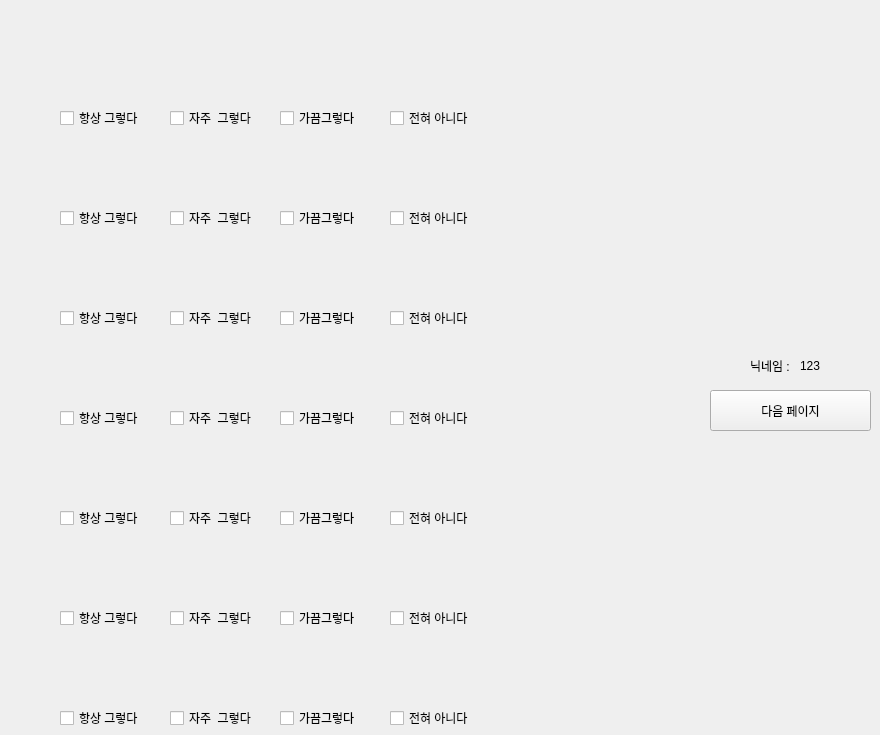
   <widget class="QWidget" name="page_19">
    <widget class="QCheckBox" name="y_11_3">
     <property name="geometry">
      <rect>
       <x>280</x>
       <y>310</y>
       <width>81</width>
       <height>16</height>
      </rect>
     </property>
     <property name="text">
      <string>가끔그렇다</string>
     </property>
     <attribute name="buttonGroup">
      <string notr="true">buttonGroup_41</string>
     </attribute>
    </widget>
    <widget class="QCheckBox" name="y_10_2">
     <property name="geometry">
      <rect>
       <x>170</x>
       <y>210</y>
       <width>91</width>
       <height>16</height>
      </rect>
     </property>
     <property name="text">
      <string>자주  그렇다</string>
     </property>
     <attribute name="buttonGroup">
      <string notr="true">buttonGroup_40</string>
     </attribute>
    </widget>
    <widget class="QCheckBox" name="y_11_4">
     <property name="geometry">
      <rect>
       <x>390</x>
       <y>310</y>
       <width>91</width>
       <height>16</height>
      </rect>
     </property>
     <property name="text">
      <string>전혀 아니다</string>
     </property>
     <attribute name="buttonGroup">
      <string notr="true">buttonGroup_41</string>
     </attribute>
    </widget>
    <widget class="QCheckBox" name="y_14_3">
     <property name="geometry">
      <rect>
       <x>280</x>
       <y>610</y>
       <width>81</width>
       <height>16</height>
      </rect>
     </property>
     <property name="text">
      <string>가끔그렇다</string>
     </property>
     <attribute name="buttonGroup">
      <string notr="true">buttonGroup_44</string>
     </attribute>
    </widget>
    <widget class="QCheckBox" name="y_9_4">
     <property name="geometry">
      <rect>
       <x>390</x>
       <y>110</y>
       <width>91</width>
       <height>16</height>
      </rect>
     </property>
     <property name="text">
      <string>전혀 아니다</string>
     </property>
     <attribute name="buttonGroup">
      <string notr="true">buttonGroup_39</string>
     </attribute>
    </widget>
    <widget class="QCheckBox" name="y_9_3">
     <property name="geometry">
      <rect>
       <x>280</x>
       <y>110</y>
       <width>81</width>
       <height>16</height>
      </rect>
     </property>
     <property name="text">
      <string>가끔그렇다</string>
     </property>
     <attribute name="buttonGroup">
      <string notr="true">buttonGroup_39</string>
     </attribute>
    </widget>
    <widget class="QCheckBox" name="y_13_1">
     <property name="geometry">
      <rect>
       <x>60</x>
       <y>510</y>
       <width>91</width>
       <height>16</height>
      </rect>
     </property>
     <property name="text">
      <string>항상 그렇다</string>
     </property>
     <attribute name="buttonGroup">
      <string notr="true">buttonGroup_43</string>
     </attribute>
    </widget>
    <widget class="QCheckBox" name="y_15_4">
     <property name="geometry">
      <rect>
       <x>390</x>
       <y>710</y>
       <width>91</width>
       <height>16</height>
      </rect>
     </property>
     <property name="text">
      <string>전혀 아니다</string>
     </property>
     <attribute name="buttonGroup">
      <string notr="true">buttonGroup_45</string>
     </attribute>
    </widget>
    <widget class="QCheckBox" name="y_13_2">
     <property name="geometry">
      <rect>
       <x>170</x>
       <y>510</y>
       <width>91</width>
       <height>16</height>
      </rect>
     </property>
     <property name="text">
      <string>자주  그렇다</string>
     </property>
     <attribute name="buttonGroup">
      <string notr="true">buttonGroup_43</string>
     </attribute>
    </widget>
    <widget class="QCheckBox" name="y_13_4">
     <property name="geometry">
      <rect>
       <x>390</x>
       <y>510</y>
       <width>91</width>
       <height>16</height>
      </rect>
     </property>
     <property name="text">
      <string>전혀 아니다</string>
     </property>
     <attribute name="buttonGroup">
      <string notr="true">buttonGroup_43</string>
     </attribute>
    </widget>
    <widget class="QCheckBox" name="y_10_3">
     <property name="geometry">
      <rect>
       <x>280</x>
       <y>210</y>
       <width>81</width>
       <height>16</height>
      </rect>
     </property>
     <property name="text">
      <string>가끔그렇다</string>
     </property>
     <attribute name="buttonGroup">
      <string notr="true">buttonGroup_40</string>
     </attribute>
    </widget>
    <widget class="QCheckBox" name="y_15_2">
     <property name="geometry">
      <rect>
       <x>170</x>
       <y>710</y>
       <width>91</width>
       <height>16</height>
      </rect>
     </property>
     <property name="text">
      <string>자주  그렇다</string>
     </property>
     <attribute name="buttonGroup">
      <string notr="true">buttonGroup_45</string>
     </attribute>
    </widget>
    <widget class="QCheckBox" name="y_14_4">
     <property name="geometry">
      <rect>
       <x>390</x>
       <y>610</y>
       <width>91</width>
       <height>16</height>
      </rect>
     </property>
     <property name="text">
      <string>전혀 아니다</string>
     </property>
     <attribute name="buttonGroup">
      <string notr="true">buttonGroup_44</string>
     </attribute>
    </widget>
    <widget class="QCheckBox" name="y_14_1">
     <property name="geometry">
      <rect>
       <x>60</x>
       <y>610</y>
       <width>91</width>
       <height>16</height>
      </rect>
     </property>
     <property name="text">
      <string>항상 그렇다</string>
     </property>
     <attribute name="buttonGroup">
      <string notr="true">buttonGroup_44</string>
     </attribute>
    </widget>
    <widget class="QCheckBox" name="y_15_1">
     <property name="geometry">
      <rect>
       <x>60</x>
       <y>710</y>
       <width>91</width>
       <height>16</height>
      </rect>
     </property>
     <property name="text">
      <string>항상 그렇다</string>
     </property>
     <attribute name="buttonGroup">
      <string notr="true">buttonGroup_45</string>
     </attribute>
    </widget>
    <widget class="QCheckBox" name="y_12_2">
     <property name="geometry">
      <rect>
       <x>170</x>
       <y>410</y>
       <width>91</width>
       <height>16</height>
      </rect>
     </property>
     <property name="text">
      <string>자주  그렇다</string>
     </property>
     <attribute name="buttonGroup">
      <string notr="true">buttonGroup_42</string>
     </attribute>
    </widget>
    <widget class="QCheckBox" name="y_15_3">
     <property name="geometry">
      <rect>
       <x>280</x>
       <y>710</y>
       <width>81</width>
       <height>16</height>
      </rect>
     </property>
     <property name="text">
      <string>가끔그렇다</string>
     </property>
     <attribute name="buttonGroup">
      <string notr="true">buttonGroup_45</string>
     </attribute>
    </widget>
    <widget class="QCheckBox" name="y_12_4">
     <property name="geometry">
      <rect>
       <x>390</x>
       <y>410</y>
       <width>91</width>
       <height>16</height>
      </rect>
     </property>
     <property name="text">
      <string>전혀 아니다</string>
     </property>
     <attribute name="buttonGroup">
      <string notr="true">buttonGroup_42</string>
     </attribute>
    </widget>
    <widget class="QLabel" name="label_23">
     <property name="geometry">
      <rect>
       <x>750</x>
       <y>360</y>
       <width>56</width>
       <height>12</height>
      </rect>
     </property>
     <property name="text">
      <string>닉네임 :</string>
     </property>
    </widget>
    <widget class="QCheckBox" name="y_12_1">
     <property name="geometry">
      <rect>
       <x>60</x>
       <y>410</y>
       <width>91</width>
       <height>16</height>
      </rect>
     </property>
     <property name="text">
      <string>항상 그렇다</string>
     </property>
     <attribute name="buttonGroup">
      <string notr="true">buttonGroup_42</string>
     </attribute>
    </widget>
    <widget class="QCheckBox" name="y_11_2">
     <property name="geometry">
      <rect>
       <x>170</x>
       <y>310</y>
       <width>91</width>
       <height>16</height>
      </rect>
     </property>
     <property name="text">
      <string>자주  그렇다</string>
     </property>
     <attribute name="buttonGroup">
      <string notr="true">buttonGroup_41</string>
     </attribute>
    </widget>
    <widget class="QCheckBox" name="y_12_3">
     <property name="geometry">
      <rect>
       <x>280</x>
       <y>410</y>
       <width>81</width>
       <height>16</height>
      </rect>
     </property>
     <property name="text">
      <string>가끔그렇다</string>
     </property>
     <attribute name="buttonGroup">
      <string notr="true">buttonGroup_42</string>
     </attribute>
    </widget>
    <widget class="QCheckBox" name="y_14_2">
     <property name="geometry">
      <rect>
       <x>170</x>
       <y>610</y>
       <width>91</width>
       <height>16</height>
      </rect>
     </property>
     <property name="text">
      <string>자주  그렇다</string>
     </property>
     <attribute name="buttonGroup">
      <string notr="true">buttonGroup_44</string>
     </attribute>
    </widget>
    <widget class="QCheckBox" name="y_10_1">
     <property name="geometry">
      <rect>
       <x>60</x>
       <y>210</y>
       <width>91</width>
       <height>16</height>
      </rect>
     </property>
     <property name="text">
      <string>항상 그렇다</string>
     </property>
     <attribute name="buttonGroup">
      <string notr="true">buttonGroup_40</string>
     </attribute>
    </widget>
    <widget class="QCheckBox" name="y_9_1">
     <property name="geometry">
      <rect>
       <x>60</x>
       <y>110</y>
       <width>91</width>
       <height>16</height>
      </rect>
     </property>
     <property name="text">
      <string>항상 그렇다</string>
     </property>
     <attribute name="buttonGroup">
      <string notr="true">buttonGroup_39</string>
     </attribute>
    </widget>
    <widget class="QCheckBox" name="y_9_2">
     <property name="geometry">
      <rect>
       <x>170</x>
       <y>110</y>
       <width>91</width>
       <height>16</height>
      </rect>
     </property>
     <property name="text">
      <string>자주  그렇다</string>
     </property>
     <attribute name="buttonGroup">
      <string notr="true">buttonGroup_39</string>
     </attribute>
    </widget>
    <widget class="QCheckBox" name="y_11_1">
     <property name="geometry">
      <rect>
       <x>60</x>
       <y>310</y>
       <width>91</width>
       <height>16</height>
      </rect>
     </property>
     <property name="text">
      <string>항상 그렇다</string>
     </property>
     <attribute name="buttonGroup">
      <string notr="true">buttonGroup_41</string>
     </attribute>
    </widget>
    <widget class="QCheckBox" name="y_10_4">
     <property name="geometry">
      <rect>
       <x>390</x>
       <y>210</y>
       <width>91</width>
       <height>16</height>
      </rect>
     </property>
     <property name="text">
      <string>전혀 아니다</string>
     </property>
     <attribute name="buttonGroup">
      <string notr="true">buttonGroup_40</string>
     </attribute>
    </widget>
    <widget class="QCheckBox" name="y_13_3">
     <property name="geometry">
      <rect>
       <x>280</x>
       <y>510</y>
       <width>81</width>
       <height>16</height>
      </rect>
     </property>
     <property name="text">
      <string>가끔그렇다</string>
     </property>
     <attribute name="buttonGroup">
      <string notr="true">buttonGroup_43</string>
     </attribute>
    </widget>
    <widget class="QLabel" name="text_y_9">
     <property name="geometry">
      <rect>
       <x>40</x>
       <y>50</y>
       <width>591</width>
       <height>51</height>
      </rect>
     </property>
     <property name="text">
      <string/>
     </property>
    </widget>
    <widget class="QLabel" name="text_y_10">
     <property name="geometry">
      <rect>
       <x>40</x>
       <y>140</y>
       <width>591</width>
       <height>51</height>
      </rect>
     </property>
     <property name="text">
      <string/>
     </property>
    </widget>
    <widget class="QLabel" name="text_y_11">
     <property name="geometry">
      <rect>
       <x>40</x>
       <y>240</y>
       <width>591</width>
       <height>51</height>
      </rect>
     </property>
     <property name="text">
      <string/>
     </property>
    </widget>
    <widget class="QLabel" name="text_y_12">
     <property name="geometry">
      <rect>
       <x>40</x>
       <y>340</y>
       <width>591</width>
       <height>51</height>
      </rect>
     </property>
     <property name="text">
      <string/>
     </property>
    </widget>
    <widget class="QLabel" name="text_y_13">
     <property name="geometry">
      <rect>
       <x>40</x>
       <y>440</y>
       <width>591</width>
       <height>51</height>
      </rect>
     </property>
     <property name="text">
      <string/>
     </property>
    </widget>
    <widget class="QLabel" name="text_y_14">
     <property name="geometry">
      <rect>
       <x>40</x>
       <y>540</y>
       <width>591</width>
       <height>51</height>
      </rect>
     </property>
     <property name="text">
      <string/>
     </property>
    </widget>
    <widget class="QLabel" name="text_y_15">
     <property name="geometry">
      <rect>
       <x>40</x>
       <y>640</y>
       <width>591</width>
       <height>51</height>
      </rect>
     </property>
     <property name="text">
      <string/>
     </property>
    </widget>
    <widget class="QPushButton" name="next_7">
     <property name="geometry">
      <rect>
       <x>710</x>
       <y>390</y>
       <width>161</width>
       <height>41</height>
      </rect>
     </property>
     <property name="text">
      <string>다음 페이지</string>
     </property>
    </widget>
    <widget class="QLabel" name="name_6">
     <property name="geometry">
      <rect>
       <x>800</x>
       <y>360</y>
       <width>56</width>
       <height>12</height>
      </rect>
     </property>
     <property name="text">
      <string>123</string>
     </property>
    </widget>
   </widget>
